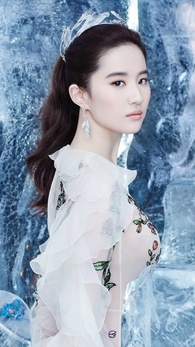
#> input picture OpenCV/bilibili/网友的代码/images/CrystalLiu1.jpg, 195 x 347 px, shrunk from 750 x 1334 before the run
$ python tutorial_11_backprojection.py
#> lines starting #> are read from the running program, lines starting #| are printed output that depends on the picture; after the words box and inside, x2 and y2 are one past the last pixel; in counts of white or black regions, pixels touching at a corner belong together
#> further down, src is the input picture: shape (347, 195, 3); mean B, G, R 175.5, 156.6, 140.5
import cv2 as cv
import numpy as np
import matplotlib.pyplot as plt


def hist2d_demo(image):
    hsv = cv.cvtColor(image, cv.COLOR_BGR2HSV)
    hist = cv.calcHist([image], [0, 1], None, [180, 360], [0, 180, 0, 256])  # 计算直方图
    print(hist.shape)
    # cv.imshow("hist2d_demo", hist)
    plt.imshow(hist, interpolation="nearest")  # 直方图显示
    plt.title("2D Histogram")
    plt.show()


# OpenCV 提供的函数 cv2.calcBackProject() 可以用来做直方图反向 投影。
# 它的参数与函数 cv2.calcHist 的参数基本相同。其中的一个参数是我 们要查找目标的直方图。
# 同样再使用目标的直方图做反向投影之前我们应该先对其做归一化处理。
# 返回的结果是一个概率图像
def back_projection_demo():
    """
    反向投影可以用来做图像分割，或者在图像中找寻我们感兴趣的部分。
    它会输出与输入图像（待搜索）同样大小的图像，其中的每一个像素值代表了输入图像上对应点属于目标对象的概率。
    输出图像中像素值越高（越白）的点就越可能代表我们要搜索的目标 （在输入图像所在的位置）。
    直方图投影经常与camshift 算法等一起使用。
    步骤：
    1. 为一张包含我们要查找目标的图像创建直方图，我们要查找的对象要尽量占满这张图像。
        最好使用颜色直方图，因为一个物体的颜色要比它的灰 度能更好的被用来进行图像分割与对象识别。
    2. 们再把这个颜色直方图投 影到输入图像中寻找我们的目标，
        也就是找到输入图像中的每一个像素点的像素值在直方图中对应的概率，这样我们就得到一个概率图像。
    3. 设置适当的阈值对概率图像进行二值化
    """
    sample = cv.imread("../images/roi.png")
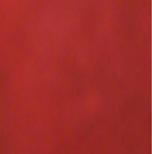
#> input picture OpenCV/bilibili/网友的代码/images/roi.png, 152 x 154 px, shrunk from 584 x 592 before the run
#> sample is the input picture: shape (154, 152, 3); mean B, G, R 41.7, 44.4, 161.5
    target = cv.imread("../images/CrystalLiu3.jpg")
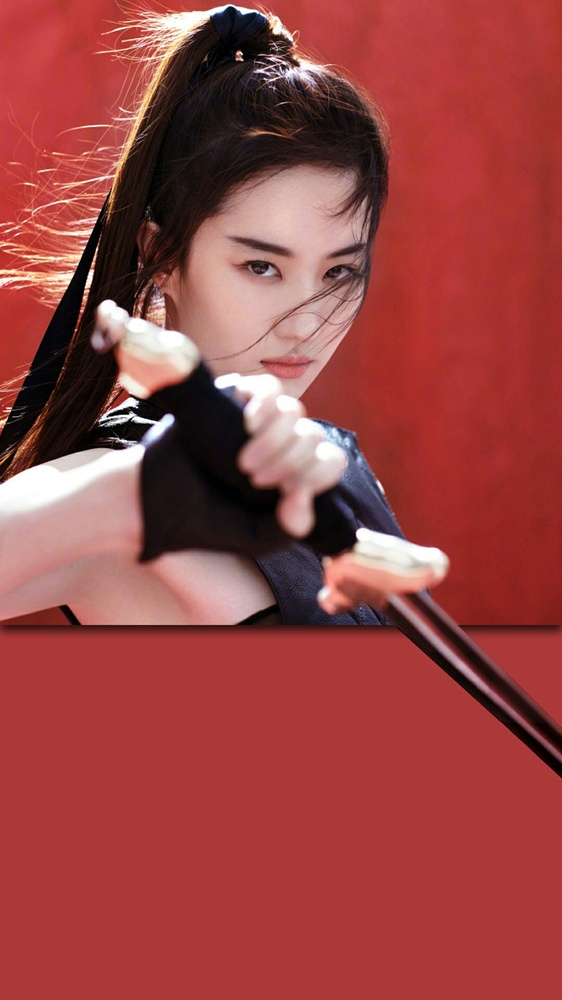
#> input picture OpenCV/bilibili/网友的代码/images/CrystalLiu3.jpg, 562 x 1000 px, shrunk from 2160 x 3840 before the run
#> target is the input picture: shape (1000, 562, 3); mean B, G, R 66.4, 68.6, 153.2
    roi_hsv = cv.cvtColor(sample, cv.COLOR_BGR2HSV)
#> roi_hsv: shape (154, 152, 3); mean H, S, V 8.5, 189.7, 161.5
    target_hsv = cv.cvtColor(target, cv.COLOR_BGR2HSV)
#> target_hsv: shape (1000, 562, 3); mean H, S, V 21.5, 147.4, 153.7

    cv.imshow("sample", sample)
    cv.imshow("target", target)

    roiHist = cv.calcHist([roi_hsv], [0, 1], None, [180, 256], [0, 180, 0, 256])
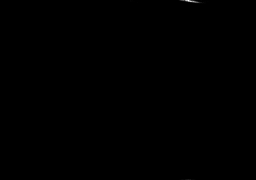
#> roiHist: shape (180, 256) float32; min 0, max 1459, mean 0.5; drawn with min black and max white

    # 归一化：原始图像，结果图像，映射到结果图像中的最小值，最大值，归一化类型
    # cv.NORM_MINMAX对数组的所有值进行转化，使它们线性映射到最小值和最大值之间
    # 归一化后的图像便于显示，归一化后到0,255之间了
    cv.normalize(roiHist, roiHist, 0, 255, cv.NORM_MINMAX)
#> roiHist: shape (180, 256) float32; 0.34% of pixels changed, all inside (x1, y1, x2, y2) = (127, 0, 214, 180)
    dst = cv.calcBackProject([target_hsv], [0, 1], roiHist, [0, 180, 0, 256], 1)
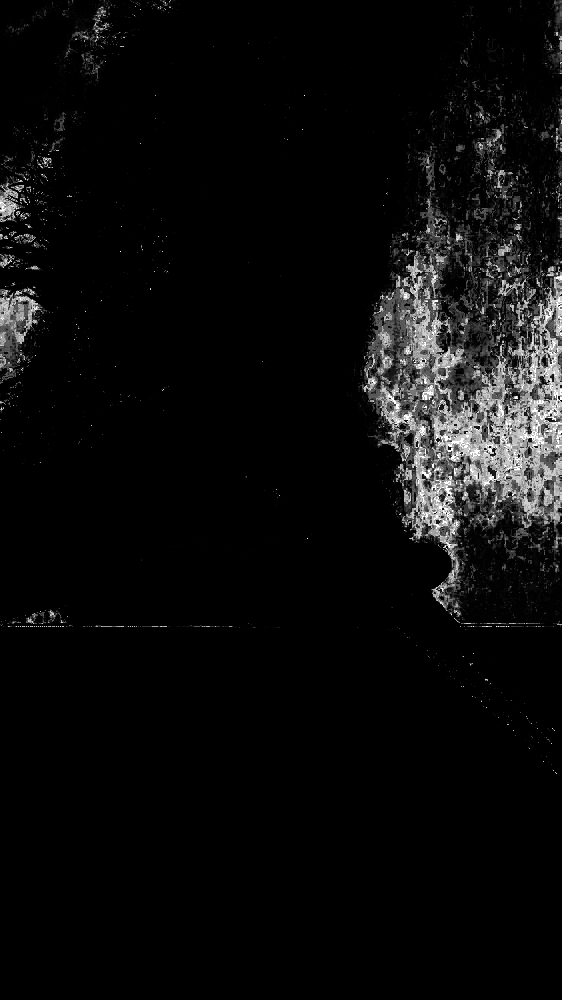
#> dst: shape (1000, 562); min 0, max 255, mean 11.8
    cv.imshow("backProjectionDemo", dst)


if __name__ == '__main__':
    src = cv.imread("../images/CrystalLiu1.jpg")  # 读入图片放进src中
    # cv.namedWindow("Crystal Liu")  # 创建窗口
    # cv.imshow("Crystal Liu", src)  # 将src图片放入该创建的窗口中
    # hist2d_demo(src)
    back_projection_demo()

    cv.waitKey(0) # 等有键输入或者1000ms后自动将窗口消除，0表示只用键输入结束窗口
    cv.destroyAllWindows()  # 关闭所有窗口
